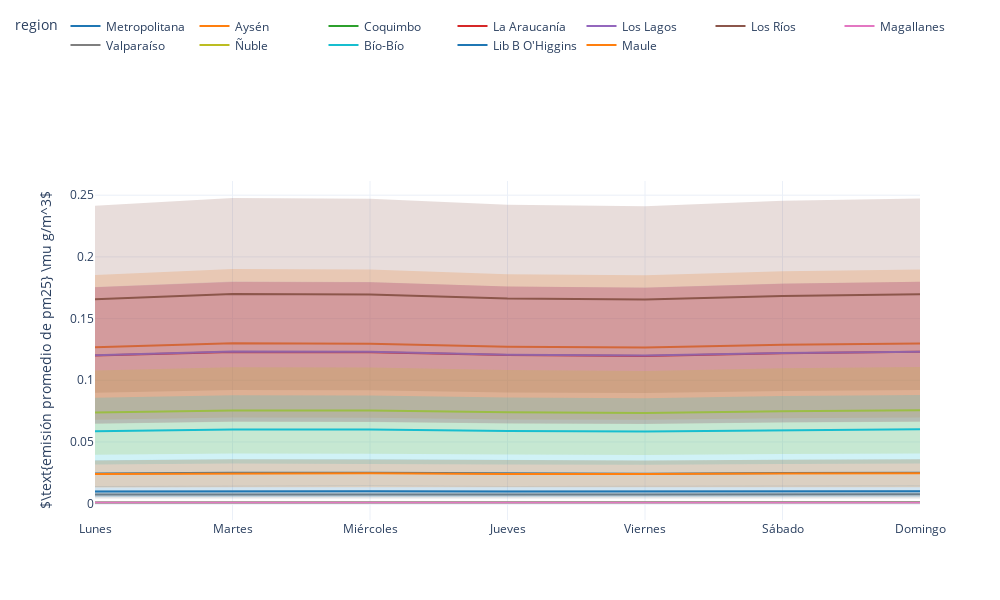

Notebook code cell kept with this figure:
### Code cell
resolucion = 'Todas las regiones'
leyenda_h = True
plot_weekly_curves(df, resolucion=resolucion, tipo='emision', leyenda_h=leyenda_h)

### Figure 1 — Plotly figure (JSON) as saved in the notebook; plotly's stock layout.template omitted (floating-point values rounded to 4 significant figures)
{"data": [{"fill": "toself", "fillcolor": "rgba(31, 119, 180, 0.2)", "line": {"color": "rgba(255,255,255,0)"}, "mode": "lines", "name": "Metropolitana", "showlegend": false, "type": "scatter", "x": [1, 2, 3, 4, 5, 6, 7, 7, 6, 5, 4, 3, 2, 1], "y": [0.0351, 0.036, 0.03601, 0.03525, 0.03489, 0.03567, 0.03593, 0.01411, 0.01406, 0.01369, 0.01389, 0.01422, 0.01419, 0.01381]}, {"line": {"color": "rgb(31, 119, 180)"}, "mode": "lines", "name": "Metropolitana", "type": "scatter", "x": [1, 2, 3, 4, 5, 6, 7], "y": [0.02446, 0.0251, 0.02512, 0.02457, 0.02429, 0.02486, 0.02502]}, {"fill": "toself", "fillcolor": "rgba(255, 127, 14, 0.2)", "line": {"color": "rgba(255,255,255,0)"}, "mode": "lines", "name": "Aysén", "showlegend": false, "type": "scatter", "x": [1, 2, 3, 4, 5, 6, 7, 7, 6, 5, 4, 3, 2, 1], "y": [0.1853, 0.1902, 0.1897, 0.1859, 0.1851, 0.1884, 0.1898, 0.06974, 0.06921, 0.06798, 0.06831, 0.0697, 0.06988, 0.06807]}, {"line": {"color": "rgb(255, 127, 14)"}, "mode": "lines", "name": "Aysén", "type": "scatter", "x": [1, 2, 3, 4, 5, 6, 7], "y": [0.1267, 0.13, 0.1297, 0.1271, 0.1265, 0.1288, 0.1298]}, {"fill": "toself", "fillcolor": "rgba(44, 160, 44, 0.2)", "line": {"color": "rgba(255,255,255,0)"}, "mode": "lines", "name": "Coquimbo", "showlegend": false, "type": "scatter", "x": [1, 2, 3, 4, 5, 6, 7, 7, 6, 5, 4, 3, 2, 1], "y": [0.001467, 0.001512, 0.001513, 0.001476, 0.001457, 0.001498, 0.001499, 0.000623, 0.0006255, 0.0006042, 0.0006162, 0.0006336, 0.0006319, 0.0006111]}, {"line": {"color": "rgb(44, 160, 44)"}, "mode": "lines", "name": "Coquimbo", "type": "scatter", "x": [1, 2, 3, 4, 5, 6, 7], "y": [0.001039, 0.001072, 0.001073, 0.001046, 0.001031, 0.001062, 0.001061]}, {"fill": "toself", "fillcolor": "rgba(214, 39, 40, 0.2)", "line": {"color": "rgba(255,255,255,0)"}, "mode": "lines", "name": "La Araucanía", "showlegend": false, "type": "scatter", "x": [1, 2, 3, 4, 5, 6, 7, 7, 6, 5, 4, 3, 2, 1], "y": [0.1754, 0.1797, 0.1794, 0.1759, 0.1749, 0.1782, 0.1798, 0.06631, 0.06573, 0.06451, 0.06489, 0.06618, 0.06629, 0.06471]}, {"line": {"color": "rgb(214, 39, 40)"}, "mode": "lines", "name": "La Araucanía", "type": "scatter", "x": [1, 2, 3, 4, 5, 6, 7], "y": [0.1201, 0.123, 0.1228, 0.1204, 0.1197, 0.122, 0.1231]}, {"fill": "toself", "fillcolor": "rgba(148, 103, 189, 0.2)", "line": {"color": "rgba(255,255,255,0)"}, "mode": "lines", "name": "Los Lagos", "showlegend": false, "type": "scatter", "x": [1, 2, 3, 4, 5, 6, 7, 7, 6, 5, 4, 3, 2, 1], "y": [0.1755, 0.1801, 0.1797, 0.1761, 0.1752, 0.1784, 0.1799, 0.06654, 0.06601, 0.06483, 0.06515, 0.06647, 0.06663, 0.06494]}, {"line": {"color": "rgb(148, 103, 189)"}, "mode": "lines", "name": "Los Lagos", "type": "scatter", "x": [1, 2, 3, 4, 5, 6, 7], "y": [0.1202, 0.1234, 0.1231, 0.1206, 0.12, 0.1222, 0.1232]}, {"fill": "toself", "fillcolor": "rgba(140, 86, 75, 0.2)", "line": {"color": "rgba(255,255,255,0)"}, "mode": "lines", "name": "Los Ríos", "showlegend": false, "type": "scatter", "x": [1, 2, 3, 4, 5, 6, 7, 7, 6, 5, 4, 3, 2, 1], "y": [0.2414, 0.2478, 0.2472, 0.2423, 0.2411, 0.2454, 0.2474, 0.09207, 0.09135, 0.08971, 0.09017, 0.09199, 0.09222, 0.08986]}, {"line": {"color": "rgb(140, 86, 75)"}, "mode": "lines", "name": "Los Ríos", "type": "scatter", "x": [1, 2, 3, 4, 5, 6, 7], "y": [0.1656, 0.17, 0.1696, 0.1662, 0.1654, 0.1684, 0.1697]}, {"fill": "toself", "fillcolor": "rgba(227, 119, 194, 0.2)", "line": {"color": "rgba(255,255,255,0)"}, "mode": "lines", "name": "Magallanes", "showlegend": false, "type": "scatter", "x": [1, 2, 3, 4, 5, 6, 7, 7, 6, 5, 4, 3, 2, 1], "y": [0.00137, 0.001401, 0.001399, 0.001373, 0.001357, 0.00141, 0.001408, 0.0005164, 0.0005172, 0.0004977, 0.0005034, 0.0005129, 0.0005137, 0.0005024]}, {"line": {"color": "rgb(227, 119, 194)"}, "mode": "lines", "name": "Magallanes", "type": "scatter", "x": [1, 2, 3, 4, 5, 6, 7], "y": [0.0009361, 0.0009573, 0.0009559, 0.0009381, 0.0009275, 0.0009637, 0.0009623]}, {"fill": "toself", "fillcolor": "rgba(127, 127, 127, 0.2)", "line": {"color": "rgba(255,255,255,0)"}, "mode": "lines", "name": "Valparaíso", "showlegend": false, "type": "scatter", "x": [1, 2, 3, 4, 5, 6, 7, 7, 6, 5, 4, 3, 2, 1], "y": [0.01082, 0.01105, 0.01106, 0.01084, 0.01074, 0.01099, 0.01108, 0.004202, 0.004171, 0.004068, 0.004115, 0.004203, 0.004198, 0.004103]}, {"line": {"color": "rgb(127, 127, 127)"}, "mode": "lines", "name": "Valparaíso", "type": "scatter", "x": [1, 2, 3, 4, 5, 6, 7], "y": [0.00746, 0.007626, 0.007632, 0.007478, 0.007403, 0.007579, 0.007643]}, {"fill": "toself", "fillcolor": "rgba(188, 189, 34, 0.2)", "line": {"color": "rgba(255,255,255,0)"}, "mode": "lines", "name": "Ñuble", "showlegend": false, "type": "scatter", "x": [1, 2, 3, 4, 5, 6, 7, 7, 6, 5, 4, 3, 2, 1], "y": [0.108, 0.1105, 0.1104, 0.1083, 0.1076, 0.1097, 0.1107, 0.04066, 0.04027, 0.0395, 0.03976, 0.04053, 0.04058, 0.03966]}, {"line": {"color": "rgb(188, 189, 34)"}, "mode": "lines", "name": "Ñuble", "type": "scatter", "x": [1, 2, 3, 4, 5, 6, 7], "y": [0.07384, 0.07556, 0.07547, 0.07402, 0.07355, 0.07498, 0.0757]}, {"fill": "toself", "fillcolor": "rgba(23, 190, 207, 0.2)", "line": {"color": "rgba(255,255,255,0)"}, "mode": "lines", "name": "Bío-Bío", "showlegend": false, "type": "scatter", "x": [1, 2, 3, 4, 5, 6, 7, 7, 6, 5, 4, 3, 2, 1], "y": [0.08585, 0.08785, 0.08776, 0.08606, 0.08549, 0.08717, 0.088, 0.03252, 0.03222, 0.03159, 0.03181, 0.03244, 0.03247, 0.03173]}, {"line": {"color": "rgb(23, 190, 207)"}, "mode": "lines", "name": "Bío-Bío", "type": "scatter", "x": [1, 2, 3, 4, 5, 6, 7], "y": [0.05879, 0.06016, 0.0601, 0.05893, 0.05854, 0.0597, 0.06026]}, {"fill": "toself", "fillcolor": "rgba(31, 119, 180, 0.2)", "line": {"color": "rgba(255,255,255,0)"}, "mode": "lines", "name": "Lib B O'Higgins", "showlegend": false, "type": "scatter", "x": [1, 2, 3, 4, 5, 6, 7, 7, 6, 5, 4, 3, 2, 1], "y": [0.01432, 0.0147, 0.01468, 0.01438, 0.01429, 0.01457, 0.01467, 0.005504, 0.005469, 0.005357, 0.0054, 0.005514, 0.005522, 0.005376]}, {"line": {"color": "rgb(31, 119, 180)"}, "mode": "lines", "name": "Lib B O'Higgins", "type": "scatter", "x": [1, 2, 3, 4, 5, 6, 7], "y": [0.00985, 0.01011, 0.0101, 0.00989, 0.009821, 0.01002, 0.01009]}, {"fill": "toself", "fillcolor": "rgba(255, 127, 14, 0.2)", "line": {"color": "rgba(255,255,255,0)"}, "mode": "lines", "name": "Maule", "showlegend": false, "type": "scatter", "x": [1, 2, 3, 4, 5, 6, 7, 7, 6, 5, 4, 3, 2, 1], "y": [0.03507, 0.03592, 0.03588, 0.03517, 0.03494, 0.03562, 0.03594, 0.01333, 0.01322, 0.01296, 0.01306, 0.01332, 0.01333, 0.01302]}, {"line": {"color": "rgb(255, 127, 14)"}, "mode": "lines", "name": "Maule", "type": "scatter", "x": [1, 2, 3, 4, 5, 6, 7], "y": [0.02404, 0.02463, 0.0246, 0.02412, 0.02395, 0.02442, 0.02464]}], "layout": {"height": 600, "legend": {"orientation": "h", "title": {"text": "region"}, "x": -0.1, "y": 1.5}, "width": 1000, "xaxis": {"autorange": true, "range": [1, 7], "tickmode": "array", "ticktext": ["Lunes", "Martes", "Miércoles", "Jueves", "Viernes", "Sábado", "Domingo"], "tickvals": [1, 2, 3, 4, 5, 6, 7], "type": "linear"}, "yaxis": {"autorange": true, "range": [-0.01324, 0.2615], "title": {"text": "$\\text{emisión promedio de pm25} \\mu g/m^3$"}, "type": "linear"}}}
